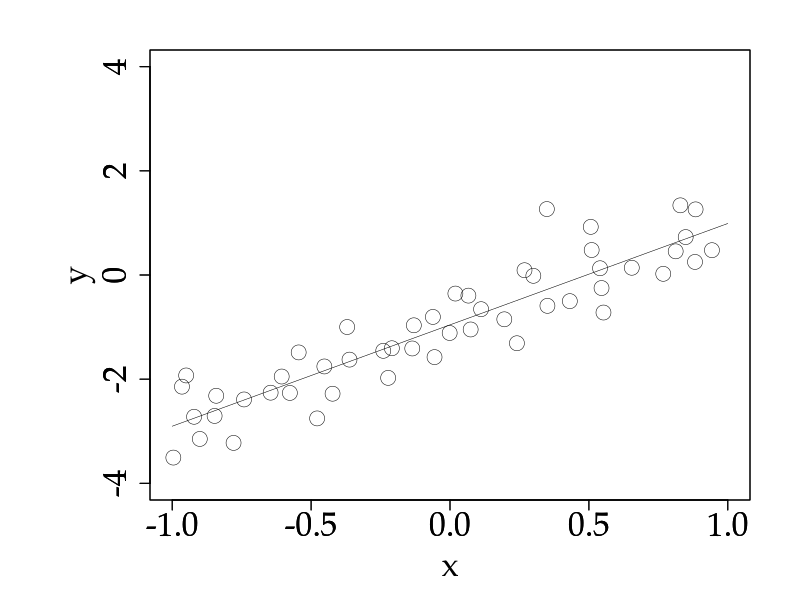

Generate this figure with R:
set.seed(2017);
n <- 50;
tcoef <- c(-1, 2);
x <- runif(n, -1, 1);
tf <- tcoef[1] + tcoef[2] * x;
y <- tf + rnorm(n, 0, 0.5);

X <- cbind(rep(1, n), x);
ecoef <- solve(t(X) %*% X) %*% t(X) %*% y;

nn <- 100;
u <- seq(-1, 1, 2 / (nn - 1));
ef <- ecoef[1] + ecoef[2] * u;

par(omi = c(0, 0, 0, 0));
par(mai = c(1.0, 1.5, 0.5, 0.5));
par(ps = 24);
par(family = "Palatino");
plot(x, y, xlim = c(-1, 1), ylim = c(-4, 4), type = "p", pch = 1, lwd = 0.5, cex = 2, xlab = "x", ylab = "y", col = gray(0));
par(new = T);
plot(u, ef, xlim = c(-1, 1), ylim = c(-4, 4), type = "l", lwd = 0.5, xlab = "", ylab = "", col = gray(0), ann = F);
